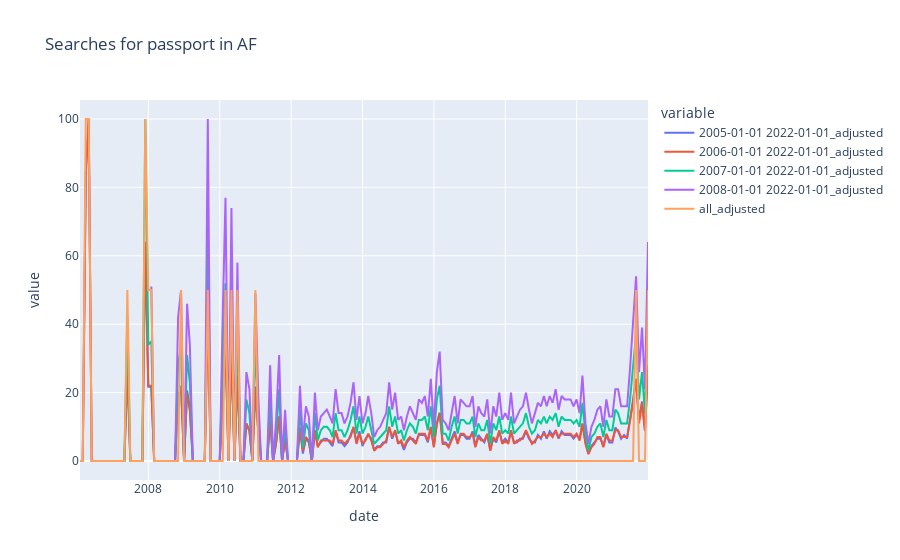

The code cell stored with this chart in its notebook:
### Code cell
# Create dropdown widgets for selecting the country and keyword
country_dropdown = widgets.Dropdown(options=countries, description='Country:')
keyword_dropdown = widgets.Dropdown(options=keywords_list, description='Keyword:')

def update_plots(country, keyword):
    # Clear the output area
    clear_output(wait=True)
    
    country_data = adjusted[(adjusted["country"] == country) & (adjusted["keyword"] == keyword)]
    
    fig = px.line(country_data, x="date", y=list_adjusted_cols, title=f"Searches for {keyword} in {country}")
    fig.show()
# Register the update_plots function as the callback for the dropdown widgets
widgets.interact(update_plots, country=country_dropdown, keyword=keyword_dropdown)

### Figure 1 — Plotly figure (JSON) as saved in the notebook; plotly's stock layout.template omitted (floating-point values rounded to 4 significant figures; data arrays with more than 128 entries replaced by an {"elided": "..."} marker saying what was removed)
{"data": [{"hovertemplate": "variable=2005-01-01 2022-01-01_adjusted<br>date=%{x}<br>value=%{y}<extra></extra>", "legendgroup": "2005-01-01 2022-01-01_adjusted", "line": {"color": "#636efa", "dash": "solid"}, "marker": {"symbol": "circle"}, "mode": "lines", "name": "2005-01-01 2022-01-01_adjusted", "orientation": "v", "showlegend": true, "type": "scatter", "x": {"elided": "192 str values"}, "xaxis": "x", "y": {"elided": "192 float values"}, "yaxis": "y"}, {"hovertemplate": "variable=2006-01-01 2022-01-01_adjusted<br>date=%{x}<br>value=%{y}<extra></extra>", "legendgroup": "2006-01-01 2022-01-01_adjusted", "line": {"color": "#EF553B", "dash": "solid"}, "marker": {"symbol": "circle"}, "mode": "lines", "name": "2006-01-01 2022-01-01_adjusted", "orientation": "v", "showlegend": true, "type": "scatter", "x": {"elided": "192 str values"}, "xaxis": "x", "y": {"elided": "192 int values"}, "yaxis": "y"}, {"hovertemplate": "variable=2007-01-01 2022-01-01_adjusted<br>date=%{x}<br>value=%{y}<extra></extra>", "legendgroup": "2007-01-01 2022-01-01_adjusted", "line": {"color": "#00cc96", "dash": "solid"}, "marker": {"symbol": "circle"}, "mode": "lines", "name": "2007-01-01 2022-01-01_adjusted", "orientation": "v", "showlegend": true, "type": "scatter", "x": {"elided": "192 str values"}, "xaxis": "x", "y": {"elided": "192 int values"}, "yaxis": "y"}, {"hovertemplate": "variable=2008-01-01 2022-01-01_adjusted<br>date=%{x}<br>value=%{y}<extra></extra>", "legendgroup": "2008-01-01 2022-01-01_adjusted", "line": {"color": "#ab63fa", "dash": "solid"}, "marker": {"symbol": "circle"}, "mode": "lines", "name": "2008-01-01 2022-01-01_adjusted", "orientation": "v", "showlegend": true, "type": "scatter", "x": {"elided": "192 str values"}, "xaxis": "x", "y": {"elided": "192 int values"}, "yaxis": "y"}, {"hovertemplate": "variable=all_adjusted<br>date=%{x}<br>value=%{y}<extra></extra>", "legendgroup": "all_adjusted", "line": {"color": "#FFA15A", "dash": "solid"}, "marker": {"symbol": "circle"}, "mode": "lines", "name": "all_adjusted", "orientation": "v", "showlegend": true, "type": "scatter", "x": {"elided": "192 str values"}, "xaxis": "x", "y": {"elided": "192 int values"}, "yaxis": "y"}], "layout": {"legend": {"title": {"text": "variable"}, "tracegroupgap": 0}, "title": {"text": "Searches for passport in AF"}, "xaxis": {"anchor": "y", "domain": [0, 1], "title": {"text": "date"}}, "yaxis": {"anchor": "x", "domain": [0, 1], "title": {"text": "value"}}}}
